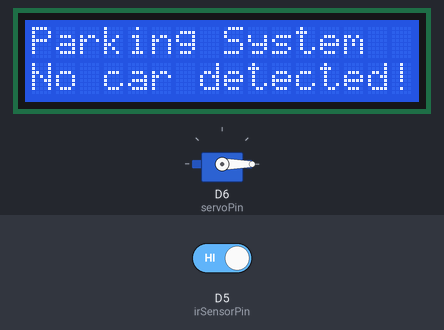
Recording of a sketch running on a simulated ESP8266 (NodeMCU). On the bench: servo, 16×2 character LCD. The inputs (shaded band) are chosen by the test bench; at power-on: D5 (irSensorPin) HIGH. WiFi joins after 1.5 s; servers stay silent unless stated; network time is answered at once with the bench clock; uploads are accepted with an empty reply; the local clock reads 2024-03-15 10:24:30 at power-on unless the sketch sets it; what the sketch prints to the serial monitor is not drawn.

Above: at 2.7 s.
2.8 s: D5 (irSensorPin) driven LOW
At 3.9 s:
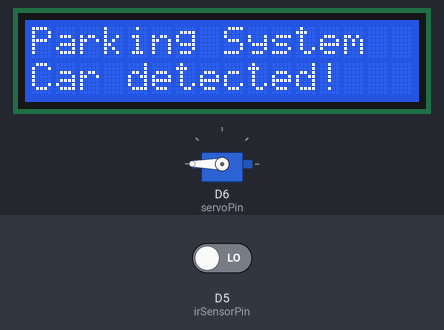
4.7 s: D5 (irSensorPin) driven HIGH
At 6.3 s:
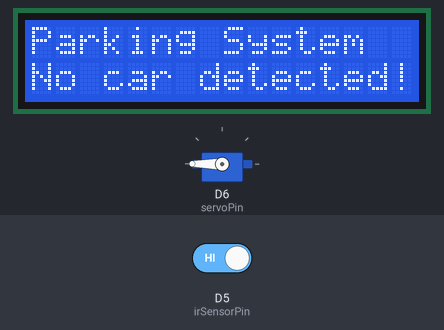
Timing chart, 0 to 10.7 s (numbered marks = the images above; inputs shaded):
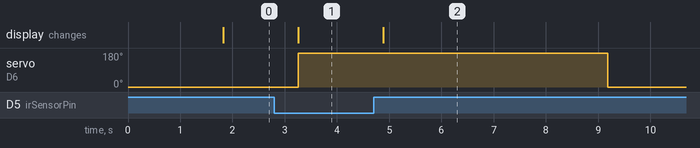

The sketch:

parkingsystem.ino
```cpp
#include <Wire.h>
#include <LiquidCrystal_I2C.h>
#include <Servo.h>
#include <ESP8266WiFi.h>
#include <ESP8266HTTPClient.h>
#include <ArduinoJson.h>
#include <NTPClient.h>
#include <WiFiUdp.h>

const int irSensorPin = D5; // GPIO14 cho cảm biến IR
const int servoPin = D6;    // GPIO12 cho servo

Servo gateServo;
LiquidCrystal_I2C lcd(0x27, 16, 2); // Địa chỉ I2C của màn hình LCD: 0x27, kích thước 16x2

const char *ssid = "HongBuiHouse Tret"; // Thay bằng tên và mật khẩu WiFi của bạn
const char *password = "@66668888";
const char *URL = "http://192.168.1.21:7777"; // Địa chỉ URL để gửi dữ liệu

WiFiUDP ntpUDP;
NTPClient timeClient(ntpUDP, "pool.ntp.org", 7 * 3600, 60000); // GMT+7, cập nhật mỗi 60 giây

unsigned long lastDetectionTime = 0; // Biến để lưu thời điểm cảm biến phát hiện xe cuối cùng
unsigned long doorOpenTime = 0;      // Biến để lưu thời điểm cửa được mở lần cuối

bool isDoorOpen = false; // Biến để theo dõi trạng thái cửa (đóng hoặc mở)
bool serverRequestOpen = false; // Biến để lưu trạng thái mở cửa theo yêu cầu từ server

int lastSensorValue = HIGH; // Biến để lưu giá trị cảm biến IR trước đó

WiFiClient client;
HTTPClient http;

void setup() {
  Serial.begin(115200);
  pinMode(irSensorPin, INPUT);

  // Khởi động servo
  gateServo.attach(servoPin);
  gateServo.write(0); // Cửa đóng ban đầu

  // Khởi động LCD
  lcd.init();
  lcd.backlight();
  lcd.setCursor(0, 0);
  lcd.print("Parking System");

  // Kết nối WiFi
  Serial.println();
  Serial.print("Connecting to WiFi...");
  WiFi.begin(ssid, password);
  while (WiFi.status() != WL_CONNECTED) {
    delay(500);
    Serial.print(".");
  }
  Serial.println("\nWiFi connected");
  Serial.println("IP address: ");
  Serial.println(WiFi.localIP());

  // Bắt đầu NTP client
  timeClient.begin();
}

void loop() {
  timeClient.update();         // Cập nhật thời gian từ NTP
  checkDoorStatusFromServer(); // Kiểm tra trạng thái cửa từ server

  int sensorValue = digitalRead(irSensorPin);

  // Chỉ in ra giá trị cảm biến khi có thay đổi
  if (sensorValue != lastSensorValue) {
    Serial.print("Sensor Value: ");
    Serial.println(sensorValue);
    lastSensorValue = sensorValue;
  }

  if (sensorValue == LOW) {
    // Có vật cản (xe vào/ra)
    lcd.setCursor(0, 1);
    lcd.print("Car detected!   ");
    lastDetectionTime = millis();

    if (!isDoorOpen) {
      gateServo.write(180); // Mở cửa
      isDoorOpen = true;
      doorOpenTime = millis();
      postJsonData(true);
    }
  } else {
    // Không có vật cản
    lcd.setCursor(0, 1);
    lcd.print("No car detected!");
  }

  // Kiểm tra yêu cầu mở cửa từ server
  if (serverRequestOpen && !isDoorOpen) {
    gateServo.write(180); // Mở cửa
    isDoorOpen = true;
    doorOpenTime = millis();
    postJsonData(true);
  }

  // Kiểm tra nếu cửa đang mở và không có vật cản trong 5 giây
  if (isDoorOpen && (millis() - lastDetectionTime >= 5000) && (millis() - doorOpenTime >= 5000) && !serverRequestOpen) {
    gateServo.write(0); // Đóng cửa
    isDoorOpen = false;
    postJsonData(false);
  }

  delay(500); // Đợi một chút trước khi kiểm tra lại
}

String getFormattedDateTime() {
  time_t rawTime = timeClient.getEpochTime();
  struct tm *timeInfo = localtime(&rawTime);

  char buffer[20];
  snprintf(buffer, sizeof(buffer), "%04d-%02d-%02d %02d:%02d:%02d",
           timeInfo->tm_year + 1900,
           timeInfo->tm_mon + 1,
           timeInfo->tm_mday,
           timeInfo->tm_hour,
           timeInfo->tm_min,
           timeInfo->tm_sec);

  return String(buffer);
}

void postJsonData(bool isDoorOpened) {
  if (WiFi.status() == WL_CONNECTED) {
    if (http.begin(client, String(URL) + "/add")) {
      StaticJsonDocument<200> doc;
      doc["status"] = isDoorOpened ? "opened" : "closed";
      doc["atTime"] = getFormattedDateTime();
      char output[256];
      serializeJson(doc, output);
      http.addHeader("Content-Type", "application/json");
      int httpCode = http.POST(output);
      Serial.println(httpCode);
      http.end();
    }
  }
}

void checkDoorStatusFromServer() {
  if (WiFi.status() == WL_CONNECTED) {
    if (http.begin(client, String(URL) + "/door/status")) {
      int httpCode = http.GET();
      if (httpCode == HTTP_CODE_OK) {
        String payload = http.getString();
        StaticJsonDocument<200> doc;
        DeserializationError error = deserializeJson(doc, payload);
        if (!error) {
          const char *action = doc["action"];
          if (strcmp(action, "open") == 0) {
            serverRequestOpen = true;
          } else if (strcmp(action, "close") == 0) {
            serverRequestOpen = false;
          }
        }
      }
      http.end();
    }
  }
}
```

Measured:
- after the input at 2.8 s, servo on D6 (servoPin): 0° → 180° after 0.46 s; the display: changes after 0.46 s (image 1)
- after the input at 4.7 s, servo on D6 (servoPin): 180° → 0° after 4.5 s; the display: changes after 0.19 s (image 2)
